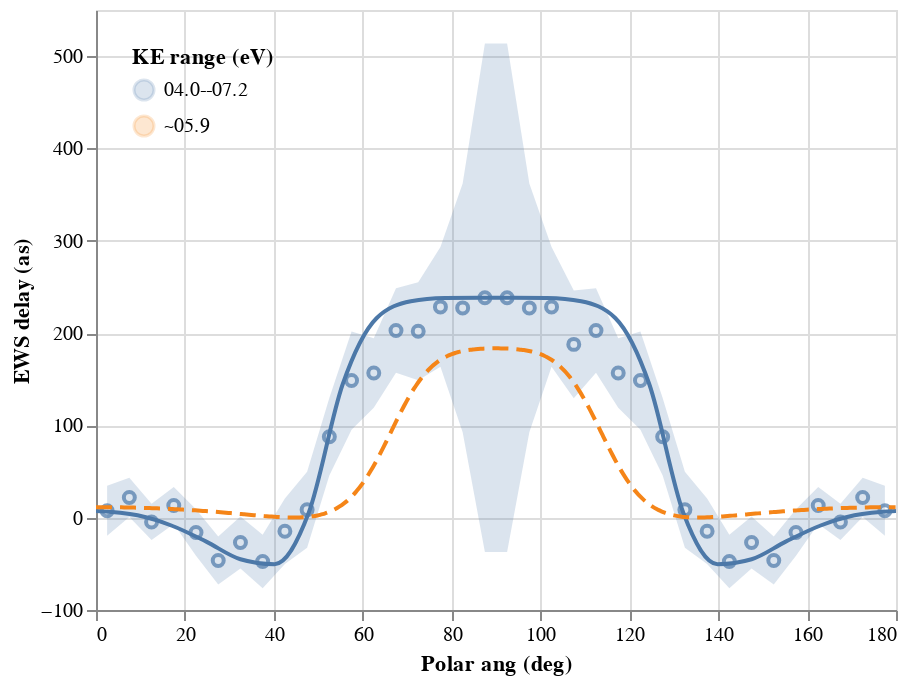

Notebook source saved alongside this figure:
### Code cell
base = {k: alt.Chart(data[k]) for k in ("Measured", "TDCASSCF", "Perturb")}

fig = (
    base["Measured"].mark_area(opacity=0.2).encode(
        x="Polar ang (deg)",
        y=alt.Y("EWS delay fr (as)", axis=alt.Axis(title="EWS delay (as)"), scale=alt.Scale(domain=[-100, 550])),
        y2="EWS delay to (as)",
        color=alt.Color("KE range (eV)", legend=alt.Legend(orient="top-left")),
    )
    + base["Measured"].mark_point().encode(
        x="Polar ang (deg)",
        y="EWS delay (as)",
        color="KE range (eV)",
    )
    + base["TDCASSCF"].mark_line(interpolate="monotone").encode(
        x="Polar ang (deg)",
        y="EWS delay (as)",
        color="KE range (eV)",
    )
    + base["Perturb"].mark_line(interpolate="monotone", strokeDash=[8, 4]).encode(
        x="Polar ang (deg)",
        y="EWS delay (as)",
        color="KE range (eV)",
    )
).interactive(bind_x=False)
fig.save(f"{proj_dir}/Figures/Ne EWS delay.html")
fig

### Figure 1 — Vega-Lite specification as saved in the notebook (floating-point values rounded to 4 significant figures; data arrays with more than 128 entries replaced by an {"elided": "..."} marker saying what was removed)
{"$schema": "https://vega.github.io/schema/vega-lite/v2.6.0.json", "config": {"view": {"height": 300, "width": 400}}, "datasets": {"data-1b242d11f0520bbddd494dbefbc5320d": [{"Config": "sum[m]", "EWS delay (as)": 7.369, "KE range (eV)": "04.0--07.2", "Method": "TD-CASSCF", "Photon energy fr (eV)": 14.3, "Photon energy to (eV)": 15.9, "Polar ang (deg)": 0, "Polar ang (rad)": 0}, {"Config": "sum[m]", "EWS delay (as)": 2.588, "KE range (eV)": "04.0--07.2", "Method": "TD-CASSCF", "Photon energy fr (eV)": 14.3, "Photon energy to (eV)": 15.9, "Polar ang (deg)": 9.344, "Polar ang (rad)": 0.1631}, {"Config": "sum[m]", "EWS delay (as)": -8.729, "KE range (eV)": "04.0--07.2", "Method": "TD-CASSCF", "Photon energy fr (eV)": 14.3, "Photon energy to (eV)": 15.9, "Polar ang (deg)": 17.11, "Polar ang (rad)": 0.2986}, {"Config": "sum[m]", "EWS delay (as)": -25.95, "KE range (eV)": "04.0--07.2", "Method": "TD-CASSCF", "Photon energy fr (eV)": 14.3, "Photon energy to (eV)": 15.9, "Polar ang (deg)": 24.81, "Polar ang (rad)": 0.433}, {"Config": "sum[m]", "EWS delay (as)": -45.0, "KE range (eV)": "04.0--07.2", "Method": "TD-CASSCF", "Photon energy fr (eV)": 14.3, "Photon energy to (eV)": 15.9, "Polar ang (deg)": 32.49, "Polar ang (rad)": 0.5671}, {"Config": "sum[m]", "EWS delay (as)": -50.33, "KE range (eV)": "04.0--07.2", "Method": "TD-CASSCF", "Photon energy fr (eV)": 14.3, "Photon energy to (eV)": 15.9, "Polar ang (deg)": 40.17, "Polar ang (rad)": 0.701}, {"Config": "sum[m]", "EWS delay (as)": 5.037, "KE range (eV)": "04.0--07.2", "Method": "TD-CASSCF", "Photon energy fr (eV)": 14.3, "Photon energy to (eV)": 15.9, "Polar ang (deg)": 47.84, "Polar ang (rad)": 0.8349}, {"Config": "sum[m]", "EWS delay (as)": 144.5, "KE range (eV)": "04.0--07.2", "Method": "TD-CASSCF", "Photon energy fr (eV)": 14.3, "Photon energy to (eV)": 15.9, "Polar ang (deg)": 55.51, "Polar ang (rad)": 0.9687}, {"Config": "sum[m]", "EWS delay (as)": 216.4, "KE range (eV)": "04.0--07.2", "Method": "TD-CASSCF", "Photon energy fr (eV)": 14.3, "Photon energy to (eV)": 15.9, "Polar ang (deg)": 63.17, "Polar ang (rad)": 1.103}, {"Config": "sum[m]", "EWS delay (as)": 234.5, "KE range (eV)": "04.0--07.2", "Method": "TD-CASSCF", "Photon energy fr (eV)": 14.3, "Photon energy to (eV)": 15.9, "Polar ang (deg)": 70.84, "Polar ang (rad)": 1.236}, {"Config": "sum[m]", "EWS delay (as)": 238.1, "KE range (eV)": "04.0--07.2", "Method": "TD-CASSCF", "Photon energy fr (eV)": 14.3, "Photon energy to (eV)": 15.9, "Polar ang (deg)": 78.5, "Polar ang (rad)": 1.37}, {"Config": "sum[m]", "EWS delay (as)": 238.4, "KE range (eV)": "04.0--07.2", "Method": "TD-CASSCF", "Photon energy fr (eV)": 14.3, "Photon energy to (eV)": 15.9, "Polar ang (deg)": 86.17, "Polar ang (rad)": 1.504}, {"Config": "sum[m]", "EWS delay (as)": 238.4, "KE range (eV)": "04.0--07.2", "Method": "TD-CASSCF", "Photon energy fr (eV)": 14.3, "Photon energy to (eV)": 15.9, "Polar ang (deg)": 93.83, "Polar ang (rad)": 1.638}, {"Config": "sum[m]", "EWS delay (as)": 238.1, "KE range (eV)": "04.0--07.2", "Method": "TD-CASSCF", "Photon energy fr (eV)": 14.3, "Photon energy to (eV)": 15.9, "Polar ang (deg)": 101.5, "Polar ang (rad)": 1.771}, {"Config": "sum[m]", "EWS delay (as)": 234.5, "KE range (eV)": "04.0--07.2", "Method": "TD-CASSCF", "Photon energy fr (eV)": 14.3, "Photon energy to (eV)": 15.9, "Polar ang (deg)": 109.2, "Polar ang (rad)": 1.905}, {"Config": "sum[m]", "EWS delay (as)": 216.4, "KE range (eV)": "04.0--07.2", "Method": "TD-CASSCF", "Photon energy fr (eV)": 14.3, "Photon energy to (eV)": 15.9, "Polar ang (deg)": 116.8, "Polar ang (rad)": 2.039}, {"Config": "sum[m]", "EWS delay (as)": 144.5, "KE range (eV)": "04.0--07.2", "Method": "TD-CASSCF", "Photon energy fr (eV)": 14.3, "Photon energy to (eV)": 15.9, "Polar ang (deg)": 124.5, "Polar ang (rad)": 2.173}, {"Config": "sum[m]", "EWS delay (as)": 5.037, "KE range (eV)": "04.0--07.2", "Method": "TD-CASSCF", "Photon energy fr (eV)": 14.3, "Photon energy to (eV)": 15.9, "Polar ang (deg)": 132.2, "Polar ang (rad)": 2.307}, {"Config": "sum[m]", "EWS delay (as)": -50.33, "KE range (eV)": "04.0--07.2", "Method": "TD-CASSCF", "Photon energy fr (eV)": 14.3, "Photon energy to (eV)": 15.9, "Polar ang (deg)": 139.8, "Polar ang (rad)": 2.441}, {"Config": "sum[m]", "EWS delay (as)": -45.0, "KE range (eV)": "04.0--07.2", "Method": "TD-CASSCF", "Photon energy fr (eV)": 14.3, "Photon energy to (eV)": 15.9, "Polar ang (deg)": 147.5, "Polar ang (rad)": 2.575}, {"Config": "sum[m]", "EWS delay (as)": -25.95, "KE range (eV)": "04.0--07.2", "Method": "TD-CASSCF", "Photon energy fr (eV)": 14.3, "Photon energy to (eV)": 15.9, "Polar ang (deg)": 155.2, "Polar ang (rad)": 2.709}, {"Config": "sum[m]", "EWS delay (as)": -8.729, "KE range (eV)": "04.0--07.2", "Method": "TD-CASSCF", "Photon energy fr (eV)": 14.3, "Photon energy to (eV)": 15.9, "Polar ang (deg)": 162.9, "Polar ang (rad)": 2.843}, {"Config": "sum[m]", "EWS delay (as)": 2.588, "KE range (eV)": "04.0--07.2", "Method": "TD-CASSCF", "Photon energy fr (eV)": 14.3, "Photon energy to (eV)": 15.9, "Polar ang (deg)": 170.7, "Polar ang (rad)": 2.978}, {"Config": "sum[m]", "EWS delay (as)": 7.369, "KE range (eV)": "04.0--07.2", "Method": "TD-CASSCF", "Photon energy fr (eV)": 14.3, "Photon energy to (eV)": 15.9, "Polar ang (deg)": 180.0, "Polar ang (rad)": 3.142}], "data-7b1d292d1d38c816dcccc24ed1dc8709": {"elided": "315 records"}, "data-d087801a7c571277a5c5f7cbfbaab748": [{"EWS delay (as)": 7.559, "EWS delay err (as)": 27.09, "EWS delay fr (as)": -19.53, "EWS delay to (as)": 34.65, "KE range (eV)": "04.0--07.2", "Method": "Measured", "Photon energy fr (eV)": 14.3, "Photon energy to (eV)": 15.9, "Polar ang (deg)": 2.5, "Polar ang fr (deg)": 0, "Polar ang to (deg)": 5}, {"EWS delay (as)": 21.92, "EWS delay err (as)": 21.27, "EWS delay fr (as)": 0.6517, "EWS delay to (as)": 43.18, "KE range (eV)": "04.0--07.2", "Method": "Measured", "Photon energy fr (eV)": 14.3, "Photon energy to (eV)": 15.9, "Polar ang (deg)": 7.5, "Polar ang fr (deg)": 5, "Polar ang to (deg)": 10}, {"EWS delay (as)": -4.644, "EWS delay err (as)": 19.66, "EWS delay fr (as)": -24.3, "EWS delay to (as)": 15.01, "KE range (eV)": "04.0--07.2", "Method": "Measured", "Photon energy fr (eV)": 14.3, "Photon energy to (eV)": 15.9, "Polar ang (deg)": 12.5, "Polar ang fr (deg)": 10, "Polar ang to (deg)": 15}, {"EWS delay (as)": 13.23, "EWS delay err (as)": 20.14, "EWS delay fr (as)": -6.91, "EWS delay to (as)": 33.37, "KE range (eV)": "04.0--07.2", "Method": "Measured", "Photon energy fr (eV)": 14.3, "Photon energy to (eV)": 15.9, "Polar ang (deg)": 17.5, "Polar ang fr (deg)": 15, "Polar ang to (deg)": 20}, {"EWS delay (as)": -16.04, "EWS delay err (as)": 25.07, "EWS delay fr (as)": -41.11, "EWS delay to (as)": 9.032, "KE range (eV)": "04.0--07.2", "Method": "Measured", "Photon energy fr (eV)": 14.3, "Photon energy to (eV)": 15.9, "Polar ang (deg)": 22.5, "Polar ang fr (deg)": 20, "Polar ang to (deg)": 25}, {"EWS delay (as)": -46.45, "EWS delay err (as)": 25.99, "EWS delay fr (as)": -72.44, "EWS delay to (as)": -20.46, "KE range (eV)": "04.0--07.2", "Method": "Measured", "Photon energy fr (eV)": 14.3, "Photon energy to (eV)": 15.9, "Polar ang (deg)": 27.5, "Polar ang fr (deg)": 25, "Polar ang to (deg)": 30}, {"EWS delay (as)": -26.85, "EWS delay err (as)": 28.1, "EWS delay fr (as)": -54.95, "EWS delay to (as)": 1.257, "KE range (eV)": "04.0--07.2", "Method": "Measured", "Photon energy fr (eV)": 14.3, "Photon energy to (eV)": 15.9, "Polar ang (deg)": 32.5, "Polar ang fr (deg)": 30, "Polar ang to (deg)": 35}, {"EWS delay (as)": -47.42, "EWS delay err (as)": 28.98, "EWS delay fr (as)": -76.4, "EWS delay to (as)": -18.44, "KE range (eV)": "04.0--07.2", "Method": "Measured", "Photon energy fr (eV)": 14.3, "Photon energy to (eV)": 15.9, "Polar ang (deg)": 37.5, "Polar ang fr (deg)": 35, "Polar ang to (deg)": 40}, {"EWS delay (as)": -14.78, "EWS delay err (as)": 35.45, "EWS delay fr (as)": -50.22, "EWS delay to (as)": 20.67, "KE range (eV)": "04.0--07.2", "Method": "Measured", "Photon energy fr (eV)": 14.3, "Photon energy to (eV)": 15.9, "Polar ang (deg)": 42.5, "Polar ang fr (deg)": 40, "Polar ang to (deg)": 45}, {"EWS delay (as)": 8.578, "EWS delay err (as)": 41.14, "EWS delay fr (as)": -32.57, "EWS delay to (as)": 49.72, "KE range (eV)": "04.0--07.2", "Method": "Measured", "Photon energy fr (eV)": 14.3, "Photon energy to (eV)": 15.9, "Polar ang (deg)": 47.5, "Polar ang fr (deg)": 45, "Polar ang to (deg)": 50}, {"EWS delay (as)": 87.69, "EWS delay err (as)": 42.06, "EWS delay fr (as)": 45.63, "EWS delay to (as)": 129.8, "KE range (eV)": "04.0--07.2", "Method": "Measured", "Photon energy fr (eV)": 14.3, "Photon energy to (eV)": 15.9, "Polar ang (deg)": 52.5, "Polar ang fr (deg)": 50, "Polar ang to (deg)": 55}, {"EWS delay (as)": 148.6, "EWS delay err (as)": 53.22, "EWS delay fr (as)": 95.38, "EWS delay to (as)": 201.8, "KE range (eV)": "04.0--07.2", "Method": "Measured", "Photon energy fr (eV)": 14.3, "Photon energy to (eV)": 15.9, "Polar ang (deg)": 57.5, "Polar ang fr (deg)": 55, "Polar ang to (deg)": 60}, {"EWS delay (as)": 156.7, "EWS delay err (as)": 37.58, "EWS delay fr (as)": 119.2, "EWS delay to (as)": 194.3, "KE range (eV)": "04.0--07.2", "Method": "Measured", "Photon energy fr (eV)": 14.3, "Photon energy to (eV)": 15.9, "Polar ang (deg)": 62.5, "Polar ang fr (deg)": 60, "Polar ang to (deg)": 65}, {"EWS delay (as)": 202.8, "EWS delay err (as)": 45.71, "EWS delay fr (as)": 157.1, "EWS delay to (as)": 248.5, "KE range (eV)": "04.0--07.2", "Method": "Measured", "Photon energy fr (eV)": 14.3, "Photon energy to (eV)": 15.9, "Polar ang (deg)": 67.5, "Polar ang fr (deg)": 65, "Polar ang to (deg)": 70}, {"EWS delay (as)": 201.9, "EWS delay err (as)": 52.99, "EWS delay fr (as)": 149.0, "EWS delay to (as)": 254.9, "KE range (eV)": "04.0--07.2", "Method": "Measured", "Photon energy fr (eV)": 14.3, "Photon energy to (eV)": 15.9, "Polar ang (deg)": 72.5, "Polar ang fr (deg)": 70, "Polar ang to (deg)": 75}, {"EWS delay (as)": 228.4, "EWS delay err (as)": 64.92, "EWS delay fr (as)": 163.4, "EWS delay to (as)": 293.3, "KE range (eV)": "04.0--07.2", "Method": "Measured", "Photon energy fr (eV)": 14.3, "Photon energy to (eV)": 15.9, "Polar ang (deg)": 77.5, "Polar ang fr (deg)": 75, "Polar ang to (deg)": 80}, {"EWS delay (as)": 227.3, "EWS delay err (as)": 134.7, "EWS delay fr (as)": 92.52, "EWS delay to (as)": 362.0, "KE range (eV)": "04.0--07.2", "Method": "Measured", "Photon energy fr (eV)": 14.3, "Photon energy to (eV)": 15.9, "Polar ang (deg)": 82.5, "Polar ang fr (deg)": 80, "Polar ang to (deg)": 85}, {"EWS delay (as)": 238.2, "EWS delay err (as)": 275.4, "EWS delay fr (as)": -37.17, "EWS delay to (as)": 513.6, "KE range (eV)": "04.0--07.2", "Method": "Measured", "Photon energy fr (eV)": 14.3, "Photon energy to (eV)": 15.9, "Polar ang (deg)": 87.5, "Polar ang fr (deg)": 85, "Polar ang to (deg)": 90}, {"EWS delay (as)": 238.2, "EWS delay err (as)": 275.4, "EWS delay fr (as)": -37.17, "EWS delay to (as)": 513.6, "KE range (eV)": "04.0--07.2", "Method": "Measured", "Photon energy fr (eV)": 14.3, "Photon energy to (eV)": 15.9, "Polar ang (deg)": 92.5, "Polar ang fr (deg)": 90, "Polar ang to (deg)": 95}, {"EWS delay (as)": 227.3, "EWS delay err (as)": 134.7, "EWS delay fr (as)": 92.52, "EWS delay to (as)": 362.0, "KE range (eV)": "04.0--07.2", "Method": "Measured", "Photon energy fr (eV)": 14.3, "Photon energy to (eV)": 15.9, "Polar ang (deg)": 97.5, "Polar ang fr (deg)": 95, "Polar ang to (deg)": 100}, {"EWS delay (as)": 228.4, "EWS delay err (as)": 64.92, "EWS delay fr (as)": 163.4, "EWS delay to (as)": 293.3, "KE range (eV)": "04.0--07.2", "Method": "Measured", "Photon energy fr (eV)": 14.3, "Photon energy to (eV)": 15.9, "Polar ang (deg)": 102.5, "Polar ang fr (deg)": 100, "Polar ang to (deg)": 105}, {"EWS delay (as)": 187.8, "EWS delay err (as)": 58.36, "EWS delay fr (as)": 129.4, "EWS delay to (as)": 246.1, "KE range (eV)": "04.0--07.2", "Method": "Measured", "Photon energy fr (eV)": 14.3, "Photon energy to (eV)": 15.9, "Polar ang (deg)": 107.5, "Polar ang fr (deg)": 105, "Polar ang to (deg)": 110}, {"EWS delay (as)": 202.8, "EWS delay err (as)": 45.71, "EWS delay fr (as)": 157.1, "EWS delay to (as)": 248.5, "KE range (eV)": "04.0--07.2", "Method": "Measured", "Photon energy fr (eV)": 14.3, "Photon energy to (eV)": 15.9, "Polar ang (deg)": 112.5, "Polar ang fr (deg)": 110, "Polar ang to (deg)": 115}, {"EWS delay (as)": 156.7, "EWS delay err (as)": 37.58, "EWS delay fr (as)": 119.2, "EWS delay to (as)": 194.3, "KE range (eV)": "04.0--07.2", "Method": "Measured", "Photon energy fr (eV)": 14.3, "Photon energy to (eV)": 15.9, "Polar ang (deg)": 117.5, "Polar ang fr (deg)": 115, "Polar ang to (deg)": 120}, {"EWS delay (as)": 148.6, "EWS delay err (as)": 53.22, "EWS delay fr (as)": 95.38, "EWS delay to (as)": 201.8, "KE range (eV)": "04.0--07.2", "Method": "Measured", "Photon energy fr (eV)": 14.3, "Photon energy to (eV)": 15.9, "Polar ang (deg)": 122.5, "Polar ang fr (deg)": 120, "Polar ang to (deg)": 125}, {"EWS delay (as)": 87.69, "EWS delay err (as)": 42.06, "EWS delay fr (as)": 45.63, "EWS delay to (as)": 129.8, "KE range (eV)": "04.0--07.2", "Method": "Measured", "Photon energy fr (eV)": 14.3, "Photon energy to (eV)": 15.9, "Polar ang (deg)": 127.5, "Polar ang fr (deg)": 125, "Polar ang to (deg)": 130}, {"EWS delay (as)": 8.578, "EWS delay err (as)": 41.14, "EWS delay fr (as)": -32.57, "EWS delay to (as)": 49.72, "KE range (eV)": "04.0--07.2", "Method": "Measured", "Photon energy fr (eV)": 14.3, "Photon energy to (eV)": 15.9, "Polar ang (deg)": 132.5, "Polar ang fr (deg)": 130, "Polar ang to (deg)": 135}, {"EWS delay (as)": -14.78, "EWS delay err (as)": 35.45, "EWS delay fr (as)": -50.22, "EWS delay to (as)": 20.67, "KE range (eV)": "04.0--07.2", "Method": "Measured", "Photon energy fr (eV)": 14.3, "Photon energy to (eV)": 15.9, "Polar ang (deg)": 137.5, "Polar ang fr (deg)": 135, "Polar ang to (deg)": 140}, {"EWS delay (as)": -47.42, "EWS delay err (as)": 28.98, "EWS delay fr (as)": -76.4, "EWS delay to (as)": -18.44, "KE range (eV)": "04.0--07.2", "Method": "Measured", "Photon energy fr (eV)": 14.3, "Photon energy to (eV)": 15.9, "Polar ang (deg)": 142.5, "Polar ang fr (deg)": 140, "Polar ang to (deg)": 145}, {"EWS delay (as)": -26.85, "EWS delay err (as)": 28.1, "EWS delay fr (as)": -54.95, "EWS delay to (as)": 1.257, "KE range (eV)": "04.0--07.2", "Method": "Measured", "Photon energy fr (eV)": 14.3, "Photon energy to (eV)": 15.9, "Polar ang (deg)": 147.5, "Polar ang fr (deg)": 145, "Polar ang to (deg)": 150}, {"EWS delay (as)": -46.45, "EWS delay err (as)": 25.99, "EWS delay fr (as)": -72.44, "EWS delay to (as)": -20.46, "KE range (eV)": "04.0--07.2", "Method": "Measured", "Photon energy fr (eV)": 14.3, "Photon energy to (eV)": 15.9, "Polar ang (deg)": 152.5, "Polar ang fr (deg)": 150, "Polar ang to (deg)": 155}, {"EWS delay (as)": -16.04, "EWS delay err (as)": 25.07, "EWS delay fr (as)": -41.11, "EWS delay to (as)": 9.032, "KE range (eV)": "04.0--07.2", "Method": "Measured", "Photon energy fr (eV)": 14.3, "Photon energy to (eV)": 15.9, "Polar ang (deg)": 157.5, "Polar ang fr (deg)": 155, "Polar ang to (deg)": 160}, {"EWS delay (as)": 13.23, "EWS delay err (as)": 20.14, "EWS delay fr (as)": -6.91, "EWS delay to (as)": 33.37, "KE range (eV)": "04.0--07.2", "Method": "Measured", "Photon energy fr (eV)": 14.3, "Photon energy to (eV)": 15.9, "Polar ang (deg)": 162.5, "Polar ang fr (deg)": 160, "Polar ang to (deg)": 165}, {"EWS delay (as)": -4.644, "EWS delay err (as)": 19.66, "EWS delay fr (as)": -24.3, "EWS delay to (as)": 15.01, "KE range (eV)": "04.0--07.2", "Method": "Measured", "Photon energy fr (eV)": 14.3, "Photon energy to (eV)": 15.9, "Polar ang (deg)": 167.5, "Polar ang fr (deg)": 165, "Polar ang to (deg)": 170}, {"EWS delay (as)": 21.92, "EWS delay err (as)": 21.27, "EWS delay fr (as)": 0.6517, "EWS delay to (as)": 43.18, "KE range (eV)": "04.0--07.2", "Method": "Measured", "Photon energy fr (eV)": 14.3, "Photon energy to (eV)": 15.9, "Polar ang (deg)": 172.5, "Polar ang fr (deg)": 170, "Polar ang to (deg)": 175}, {"EWS delay (as)": 7.559, "EWS delay err (as)": 27.09, "EWS delay fr (as)": -19.53, "EWS delay to (as)": 34.65, "KE range (eV)": "04.0--07.2", "Method": "Measured", "Photon energy fr (eV)": 14.3, "Photon energy to (eV)": 15.9, "Polar ang (deg)": 177.5, "Polar ang fr (deg)": 175, "Polar ang to (deg)": 180}]}, "layer": [{"data": {"name": "data-d087801a7c571277a5c5f7cbfbaab748"}, "encoding": {"color": {"field": "KE range (eV)", "legend": {"orient": "top-left"}, "type": "nominal"}, "x": {"field": "Polar ang (deg)", "type": "quantitative"}, "y": {"axis": {"title": "EWS delay (as)"}, "field": "EWS delay fr (as)", "scale": {"domain": [-100, 550]}, "type": "quantitative"}, "y2": {"field": "EWS delay to (as)", "type": "quantitative"}}, "mark": {"opacity": 0.2, "type": "area"}, "selection": {"selector015": {"bind": "scales", "encodings": ["y"], "mark": {"fill": "#333", "fillOpacity": 0.125, "stroke": "white"}, "on": "[mousedown, window:mouseup] > window:mousemove!", "resolve": "global", "translate": "[mousedown, window:mouseup] > window:mousemove!", "type": "interval", "zoom": "wheel!"}}}, {"data": {"name": "data-d087801a7c571277a5c5f7cbfbaab748"}, "encoding": {"color": {"field": "KE range (eV)", "type": "nominal"}, "x": {"field": "Polar ang (deg)", "type": "quantitative"}, "y": {"field": "EWS delay (as)", "type": "quantitative"}}, "mark": "point"}, {"data": {"name": "data-1b242d11f0520bbddd494dbefbc5320d"}, "encoding": {"color": {"field": "KE range (eV)", "type": "nominal"}, "x": {"field": "Polar ang (deg)", "type": "quantitative"}, "y": {"field": "EWS delay (as)", "type": "quantitative"}}, "mark": {"interpolate": "monotone", "type": "line"}}, {"data": {"name": "data-7b1d292d1d38c816dcccc24ed1dc8709"}, "encoding": {"color": {"field": "KE range (eV)", "type": "nominal"}, "x": {"field": "Polar ang (deg)", "type": "quantitative"}, "y": {"field": "EWS delay (as)", "type": "quantitative"}}, "mark": {"interpolate": "monotone", "strokeDash": [8, 4], "type": "line"}}]}
